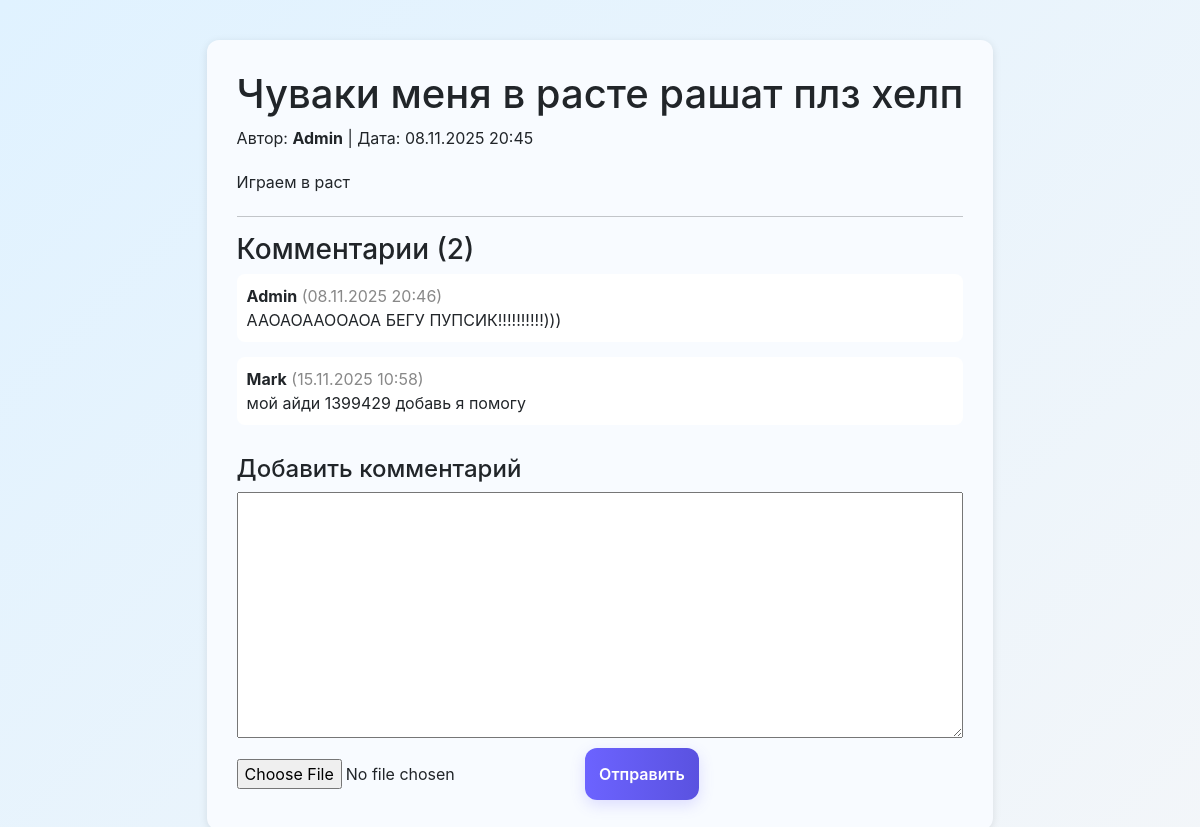
The app's page /post/2/ with its own data.
### LooplyApp/models.py (models this page shows, shortened)
class Post(models.Model):
    author = models.ForeignKey(User, on_delete=models.CASCADE, related_name='posts')
    title = models.CharField(max_length=150)
    content = models.CharField(null=True, blank=True)
    photos = models.ImageField(upload_to='posts/', blank=True, null=True)
    created_at = models.DateTimeField(auto_now_add=True)

class User(AbstractUser):
    ROLE_CHOICES = [
        ('user', 'Пользователь'),
        ('moder', 'Модератор'),
        ('admin', 'Администратор'),
    ]
    username = models.CharField(max_length=50, unique=True)
    email = models.EmailField(unique=True)
    avatar = models.ImageField(null=True, blank=True)
    bio = models.CharField(null=True, blank=True, max_length=150)
    role = models.CharField(max_length=20, choices=ROLE_CHOICES, default='user')
    USERNAME_FIELD = 'username'
    REQUIRED_FIELDS = ['email']

class Comment(models.Model):
    text = models.TextField()
    author = models.ForeignKey(User, on_delete=models.CASCADE, related_name="comments")
    post = models.ForeignKey(Post, on_delete=models.CASCADE, related_name='comments')
    media = models.FileField(upload_to="comments", null=True, blank=True)
    created_at = models.DateTimeField(default=timezone.now)

### LooplyApp/views.py (the view)
# urls.py: path('post/<int:pk>/', views.post_detail, name='post_detail'),
def post_detail(request, pk):
    post = get_object_or_404(Post, pk=pk)
    comments = post.comments.all()
    if request.method == 'POST':
        form = CommentForm(request.POST)
        if form.is_valid():
            comment = form.save(commit=False)
            comment.author = request.user
            comment.post = post
            comment.save()
            return redirect('post_detail', pk=post.id)
    else:
        form = CommentForm()
    return render(request, 'posts/post_detail.html', {
        'post': post,
        'comments': comments,
        'form': form
    })

### LooplyApp/forms.py
class CommentForm(forms.ModelForm):
    class Meta:
        model = Comment
        fields = ['text', 'media']

### templates/Posts/post_detail.html (shortened to what this page needs)
{% extends "base.html" %}
{% block content %}
<div style="max-width: 800px; margin: 40px auto; background: #f8fbff; padding: 30px; border-radius: 12px; box-shadow: 0 2px 8px rgba(0,0,0,0.1);">
    <h1>{{ post.title }}</h1>
    <p>Автор: <strong>{{ post.author.username }}</strong> |
       Дата: {{ post.created_at|date:"d.m.Y H:i" }}</p>
    <div style="margin: 20px 0; line-height: 1.6;">
        {{ post.content }}
    </div>
    <hr>
    <h3>Комментарии ({{ comments.count }})</h3>
    {% if comments %}
        {% for comment in comments %}
            <div style="margin-bottom: 15px; padding: 10px; background: #fff; border-radius: 8px;">
                <strong>{{ comment.author.username }}</strong>
                <span style="color: #888;">({{ comment.created_at|date:"d.m.Y H:i" }})</span><br>
                {{ comment.text }}
            </div>
        {% endfor %}
    {% else %}
        <p style="color: #777;">Пока нет комментариев — будь первым!</p>
    {% endif %}
    <h4 style="margin-top: 30px;">Добавить комментарий</h4>
    <form method="post" action="{% url 'add_comment' post.id %}" enctype="multipart/form-data">
    <div class="form-field">
    {{ form.text }}
    </div>
    {{ form.media }}
    <button type="submit" class="btn-publish">Отправить</button>
</form>
</div>
{% endblock %}

### static/css/style.css (style rules this page uses)
body { background: #f3f6f9; font-family: Inter, Segoe UI, system-ui, Arial, sans-serif; margin: 0; padding: 0; }
body { margin: 0; padding: 0; font-family: 'Inter', 'Segoe UI', sans-serif; background: linear-gradient(135deg, #e0f2ff, #f3f6f9); display: flex; justify-content: center; align-items: center; min-height: 100vh; }

### templates/Posts/post_detail.html (style rules this page uses)
.btn-publish { margin-top: 10px; background: linear-gradient(90deg, #6c63ff, #5a52e0); color: white; border: none; padding: 14px; border-radius: 12px; font-weight: 600; font-size: 16px; cursor: pointer; transition: 0.25s ease, transform 0.25s ease; box-shadow: 0 5px 15px rgba(108, 99, 255, 0.2); }
.form-field { display: flex; flex-direction: column; gap: 8px; }

### records on screen
Post: title "Чуваки меня в расте рашат плз хелп", author.username "Admin", created_at "08.11.2025 20:45", content "Играем в раст", count "2"
Comment: author.username "Admin", created_at "08.11.2025 20:46", text "ААОАОААООАОА БЕГУ ПУПСИК!!!!!!!!!!)))"
Comment: author.username "Mark", created_at "15.11.2025 10:58", text "мой айди 1399429 добавь я помогу"
